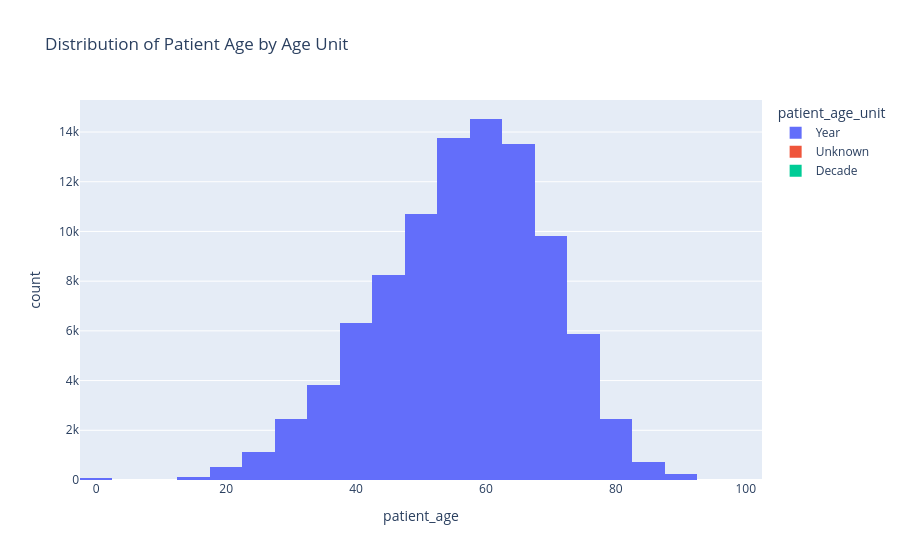

Notebook code cell kept with this figure:
### Code cell
px.histogram(df, x="patient_age", color="patient_age_unit", title="Distribution of Patient Age by Age Unit", nbins=50)

### Figure 1 — Plotly figure (JSON) as saved in the notebook; plotly's stock layout.template omitted (floating-point values rounded to 4 significant figures; data arrays with more than 128 entries replaced by an {"elided": "..."} marker saying what was removed)
{"data": [{"bingroup": "x", "hovertemplate": "patient_age_unit=Year<br>patient_age=%{x}<br>count=%{y}<extra></extra>", "legendgroup": "Year", "marker": {"color": "#636efa", "pattern": {"shape": ""}}, "name": "Year", "nbinsx": 50, "orientation": "v", "showlegend": true, "type": "histogram", "x": {"elided": "94397 float values"}, "xaxis": "x", "yaxis": "y"}, {"bingroup": "x", "hovertemplate": "patient_age_unit=Unknown<br>patient_age=%{x}<br>count=%{y}<extra></extra>", "legendgroup": "Unknown", "marker": {"color": "#EF553B", "pattern": {"shape": ""}}, "name": "Unknown", "nbinsx": 50, "orientation": "v", "showlegend": true, "type": "histogram", "x": {"elided": "54810 float values"}, "xaxis": "x", "yaxis": "y"}, {"bingroup": "x", "hovertemplate": "patient_age_unit=Decade<br>patient_age=%{x}<br>count=%{y}<extra></extra>", "legendgroup": "Decade", "marker": {"color": "#00cc96", "pattern": {"shape": ""}}, "name": "Decade", "nbinsx": 50, "orientation": "v", "showlegend": true, "type": "histogram", "x": [NaN, NaN], "xaxis": "x", "yaxis": "y"}], "layout": {"barmode": "relative", "legend": {"title": {"text": "patient_age_unit"}, "tracegroupgap": 0}, "title": {"text": "Distribution of Patient Age by Age Unit"}, "xaxis": {"anchor": "y", "domain": [0, 1], "title": {"text": "patient_age"}}, "yaxis": {"anchor": "x", "domain": [0, 1], "title": {"text": "count"}}}}
